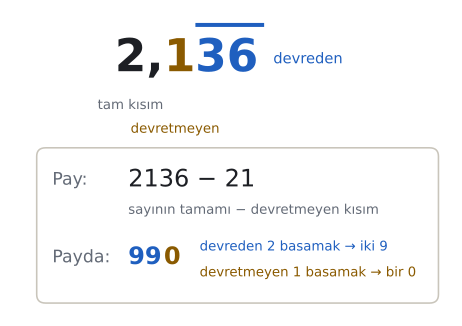

The Python source for this figure:
import sys; sys.path.insert(0, "tools")
from cizim import *

# 2,1(36 devreden) sayısının parçaları ve kesre çevirme formülü: (2136 − 21) / 990.
fig, ax = sekil(6, 4.2)
ax.axis("off")
ax.set_xlim(0, 10); ax.set_ylim(0, 7.2)
ax.text(2.4, 6.0, "2,", fontsize=34, color=YAZI, ha="left", va="center", fontweight="bold")
ax.text(3.5, 6.0, "1", fontsize=34, color=SARI, ha="left", va="center", fontweight="bold")
ax.text(4.2, 6.0, "36", fontsize=34, color=MAVI, ha="left", va="center", fontweight="bold")
ax.plot([4.25, 5.7], [6.8, 6.8], color=MAVI, lw=3)
ax.text(2.75, 4.85, "tam kısım", fontsize=10, color=SOLUK, ha="center")
ax.text(3.75, 4.3, "devretmeyen", fontsize=10, color=SARI, ha="center")
ax.text(5.95, 6.0, "devreden", fontsize=11, color=MAVI, ha="left", va="center")
ax.text(1.0, 3.2, "Pay:", fontsize=13, color=SOLUK, va="center")
ax.text(2.7, 3.2, "2136 − 21", fontsize=18, color=YAZI, va="center")
ax.text(2.7, 2.5, "sayının tamamı − devretmeyen kısım", fontsize=10, color=SOLUK, va="center")
ax.text(1.0, 1.4, "Payda:", fontsize=13, color=SOLUK, va="center")
ax.text(2.7, 1.4, "99", fontsize=18, color=MAVI, va="center", fontweight="bold")
ax.text(3.5, 1.4, "0", fontsize=18, color=SARI, va="center", fontweight="bold")
ax.text(4.3, 1.65, "devreden 2 basamak → iki 9", fontsize=10, color=MAVI, va="center")
ax.text(4.3, 1.05, "devretmeyen 1 basamak → bir 0", fontsize=10, color=SARI, va="center")
ax.add_patch(patches.FancyBboxPatch((0.7, 0.4), 8.9, 3.5, boxstyle="round,pad=0.05,rounding_size=0.2",
                                    facecolor="none", edgecolor=CIZGI, lw=1.2))
kaydet(fig, __file__)
